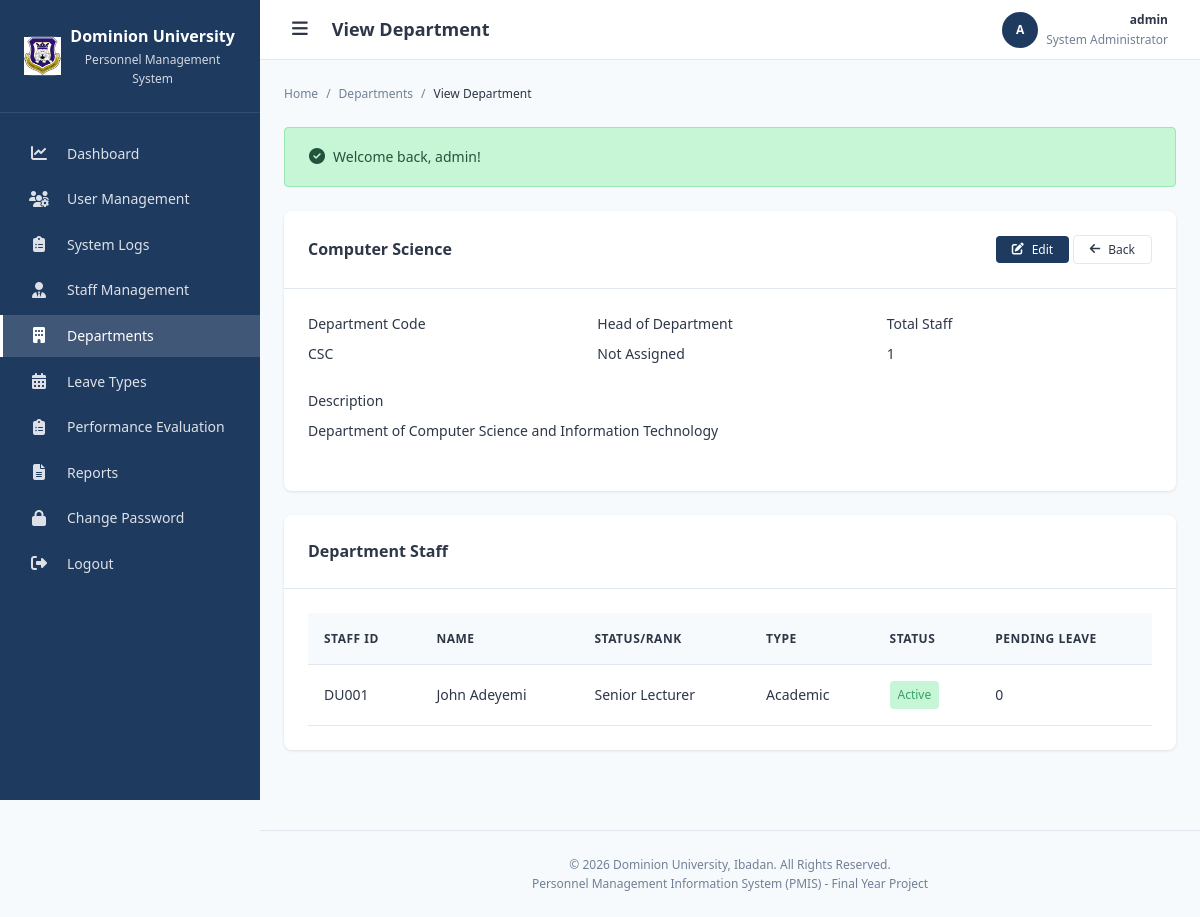
The app's page /modules/departments/view.php?id=1 (signed in) with its own data.
### tables this page shows
CREATE TABLE departments (
    id INT AUTO_INCREMENT PRIMARY KEY,
    department_name VARCHAR(100) NOT NULL,
    department_code VARCHAR(20) UNIQUE,
    hod_staff_id INT NULL,
    description TEXT,
    created_at TIMESTAMP DEFAULT CURRENT_TIMESTAMP,
    updated_at TIMESTAMP DEFAULT CURRENT_TIMESTAMP ON UPDATE CURRENT_TIMESTAMP,
    INDEX idx_dept_name (department_name),
    INDEX idx_dept_code (department_code)
);

CREATE TABLE staff (
    id INT AUTO_INCREMENT PRIMARY KEY,
    staff_id VARCHAR(50) NOT NULL UNIQUE COMMENT 'Unique staff identification number',
    first_name VARCHAR(100) NOT NULL,
    last_name VARCHAR(100) NOT NULL,
    middle_name VARCHAR(100),
    gender ENUM('Male', 'Female', 'Other') NOT NULL,
    date_of_birth DATE,
    marital_status ENUM('Single', 'Married', 'Divorced', 'Widowed'),
    address TEXT,
    phone VARCHAR(20),
    email VARCHAR(100),
    next_of_kin VARCHAR(200),
    height VARCHAR(10),
    qualification VARCHAR(255),
    department_id INT,
    rank VARCHAR(100) COMMENT 'Job title/designation',
    employment_condition ENUM('Permanent', 'Contract', 'Temporary', 'Part-time') DEFAULT 'Permanent',
    date_recruited DATE,
    reason TEXT COMMENT 'Reason for employment/remarks',
    basic_salary DECIMAL(12, 2),
    staff_type ENUM('academic', 'non_academic') NOT NULL,
    passport_photo VARCHAR(255) COMMENT 'Path to passport photo',
    status ENUM('active', 'inactive', 'suspended') DEFAULT 'active',
    created_at TIMESTAMP DEFAULT CURRENT_TIMESTAMP,
    updated_at TIMESTAMP DEFAULT CURRENT_TIMESTAMP ON UPDATE CURRENT_TIMESTAMP,
    
     
    FOREIGN KEY (department_id) REFERENCES departments(id) ON DELETE SET NULL ON UPDATE CASCADE,
    
     
    INDEX idx_staff_id (staff_id),
    INDEX idx_staff_name (last_name, first_name),
    INDEX idx_staff_type (staff_type),
    INDEX idx_staff_status (status),
    INDEX idx_staff_dept (department_id)
);

### includes/role_check.php (called while the page is built, shortened)
<?php
function getStatusBadgeClass($status) {
    $classes = [
        'active' => 'badge-success',
        'inactive' => 'badge-danger',
        'pending' => 'badge-warning',
        'approved' => 'badge-success',
        'rejected' => 'badge-danger',
        'suspended' => 'badge-warning',
        'hod_approved' => 'badge-info',
        'hod_rejected' => 'badge-danger',
        'dean_approved' => 'badge-info',
        'dean_rejected' => 'badge-danger'
    ];
    return $classes[$status] ?? 'badge-default';
}

### modules/departments/view.php (the view, shortened to what this page needs)
<?php
require_once '../../includes/functions.php';
require_once '../../includes/role_check.php';
$departmentId = $_GET['id'] ?? 0;
$stmt = $pdo->prepare("
    SELECT d.*, CONCAT(s.first_name, ' ', s.last_name) as hod_name, s.staff_id as hod_code
    FROM departments d
    LEFT JOIN staff s ON d.hod_staff_id = s.id
    WHERE d.id = ?
");
$stmt->execute([$departmentId]);
$department = $stmt->fetch();
$stmt = $pdo->prepare("
    SELECT s.*,
           (SELECT COUNT(*) FROM leave_applications WHERE staff_id = s.id AND status = 'pending') as pending_leave
    FROM staff s
    WHERE s.department_id = ?
    ORDER BY s.first_name, s.last_name
");
$stmt->execute([$departmentId]);
$staffList = $stmt->fetchAll();
require_once '../../includes/header.php';
require_once '../../includes/sidebar.php';
?>
<div class="card">
    <div class="card-header">
        <h3 class="card-title"><?php echo escapeOutput($department['department_name']); ?></h3>
        <div>
            <a href="edit.php?id=<?php echo $departmentId; ?>" class="btn btn-primary btn-sm"><i class="fas fa-edit"></i> Edit</a>
            <a href="list.php" class="btn btn-outline btn-sm"><i class="fas fa-arrow-left"></i> Back</a>
        </div>
    </div>
    <div class="card-body">
        <div class="form-row">
            <div class="form-group">
                <label class="form-label">Department Code</label>
                <p><?php echo escapeOutput($department['department_code'] ?? 'N/A'); ?></p>
            </div>
            <div class="form-group">
                <label class="form-label">Head of Department</label>
                <p>
                    <?php if ($department['hod_name']): ?>
                        <?php echo escapeOutput($department['hod_name']); ?>
                        <small>(<?php echo escapeOutput($department['hod_code']); ?>)</small>
                    <?php else: ?>
                        <span class="text-muted">Not Assigned</span>
                    <?php endif; ?>
                </p>
            </div>
            <div class="form-group">
                <label class="form-label">Total Staff</label>
                <p><?php echo count($staffList); ?></p>
            </div>
        </div>
        <div class="form-group">
            <label class="form-label">Description</label>
            <p><?php echo nl2br(escapeOutput($department['description'] ?? 'No description available')); ?></p>
        </div>
    </div>
</div>
<div class="card">
    <div class="card-header">
        <h3 class="card-title">Department Staff</h3>
    </div>
    <div class="card-body">
        <?php if (!empty($staffList)): ?>
            <div class="table-container">
                <table class="data-table">
                    <thead>
                        <tr>
                            <th>Staff ID</th>
                            <th>Name</th>
                            <th>Status/Rank</th>
                            <th>Type</th>
                            <th>Status</th>
                            <th>Pending Leave</th>
                        </tr>
                    </thead>
                    <tbody>
                        <?php foreach ($staffList as $staff): ?>
                            <tr>
                                <td><?php echo escapeOutput($staff['staff_id']); ?></td>
                                <td><?php echo escapeOutput($staff['first_name'] . ' ' . $staff['last_name']); ?></td>
                                <td><?php echo escapeOutput($staff['rank']); ?></td>
                                <td><?php echo ucfirst(str_replace('_', ' ', $staff['staff_type'])); ?></td>
                                <td>
                                    <span class="badge <?php echo getStatusBadgeClass($staff['status']); ?>">
                                        <?php echo ucfirst($staff['status']); ?>
                                    </span>
                                </td>
                                <td>
                                    <?php if ($staff['pending_leave'] > 0): ?>
                                        <span class="badge badge-warning"><?php echo $staff['pending_leave']; ?></span>
                                    <?php else: ?>
                                        <span class="text-muted">0</span>
                                    <?php endif; ?>
                                </td>
                            </tr>
                        <?php endforeach; ?>
                    </tbody>
                </table>
            </div>
        <?php else: ?>
            <p class="text-center text-muted">No staff in this department</p>
        <?php endif; ?>
    </div>
</div>
<?php require_once '../../includes/footer.php'; ?>

### assets/css/style.css (style rules this page uses)
:root { --primary-color: #1e3a5f; --primary-dark: #152a45; --primary-light: #2c5282; --secondary-color: #2d5a87; --accent-color: #3182ce; --bg-color: #f7fafc; --card-bg: #ffffff; --text-color: #2d3748; --text-muted: #718096; --border-color: #e2e8f0; --success-color: #38a169; --success-bg: #c6f6d5; --danger-color: #e53e3e; --danger-bg: #fed7d7; --warning-color: #d69e2e; --warning-bg: #fefcbf; --info-color: #3182ce; --info-bg: #bee3f8; --font-family: 'Segoe UI', Tahoma, Geneva, Verdana, sans-serif; --font-size-base: 14px; --font-size-sm: 12px; --font-size-lg: 16px; --font-size-xl: 18px; --font-size-2xl: 24px; --spacing-xs: 4px; --spacing-sm: 8px; --spacing-md: 16px; --spacing-lg: 24px; --spacing-xl: 32px; --radius-sm: 4px; --radius-md: 8px; --radius-lg: 12px; --shadow-sm: 0 1px 3px rgba(0, 0, 0, 0.1); --shadow-md: 0 4px 6px rgba(0, 0, 0, 0.1); --shadow-lg: 0 10px 15px rgba(0, 0, 0, 0.1); --sidebar-width: 260px; --sidebar-collapsed: 70px; --header-height: 60px; }
* { margin: 0; padding: 0; box-sizing: border-box; }
html { font-size: var(--font-size-base); }
body { font-family: var(--font-family); background-color: var(--bg-color); color: var(--text-color); line-height: 1.6; min-height: 100vh; }
a { text-decoration: none; color: var(--accent-color); transition: color 0.2s; }
.card { background: var(--card-bg); border-radius: var(--radius-md); box-shadow: var(--shadow-sm); margin-bottom: var(--spacing-lg); }
.card-header { padding: var(--spacing-lg); border-bottom: 1px solid var(--border-color); display: flex; align-items: center; justify-content: space-between; }
.card-title { font-size: var(--font-size-lg); font-weight: 600; color: var(--text-color); }
.card-body { padding: var(--spacing-lg); }
.table-container { overflow-x: auto; }
.data-table { width: 100%; border-collapse: collapse; }
.data-table th, .data-table td { padding: var(--spacing-md); text-align: left; border-bottom: 1px solid var(--border-color); }
.data-table th { background: var(--bg-color); font-weight: 600; color: var(--text-color); font-size: var(--font-size-sm); text-transform: uppercase; letter-spacing: 0.5px; }
.form-group { margin-bottom: var(--spacing-lg); }
.form-label { display: block; margin-bottom: var(--spacing-sm); font-weight: 500; color: var(--text-color); }
.form-row { display: grid; grid-template-columns: repeat(auto-fit, minmax(200px, 1fr)); gap: var(--spacing-lg); }
.btn { display: inline-flex; align-items: center; justify-content: center; gap: var(--spacing-sm); padding: var(--spacing-sm) var(--spacing-lg); border: none; border-radius: var(--radius-sm); font-size: var(--font-size-base); font-weight: 500; cursor: pointer; transition: all 0.2s; text-decoration: none; }
.btn-primary { background: var(--primary-color); color: #fff; }
.btn-outline { background: transparent; border: 1px solid var(--border-color); color: var(--text-color); }
.btn-sm { padding: var(--spacing-xs) var(--spacing-md); font-size: var(--font-size-sm); }
.badge { display: inline-block; padding: var(--spacing-xs) var(--spacing-sm); border-radius: var(--radius-sm); font-size: var(--font-size-sm); font-weight: 500; }
.badge-success { background: var(--success-bg); color: var(--success-color); }

### records on screen
departments: department_name "Computer Science", department_code "CSC", description "Department of Computer Science and Information Technology"
staff: staff "DU001", first_name+last_name "John Adeyemi", rank "Senior Lecturer", staff_type "Academic", status "Active"

### other values on screen
escapeOutput($pageTitle) "View Department"
$currentUserInitials "A"
escapeOutput($currentUserName) "admin"
escapeOutput($currentUserRole) "System Administrator"
escapeOutput($name) "Departments"
escapeOutput($name) "View Department"
escapeOutput($msg['message']) "Welcome back, admin!"
count($staffList) "1"
